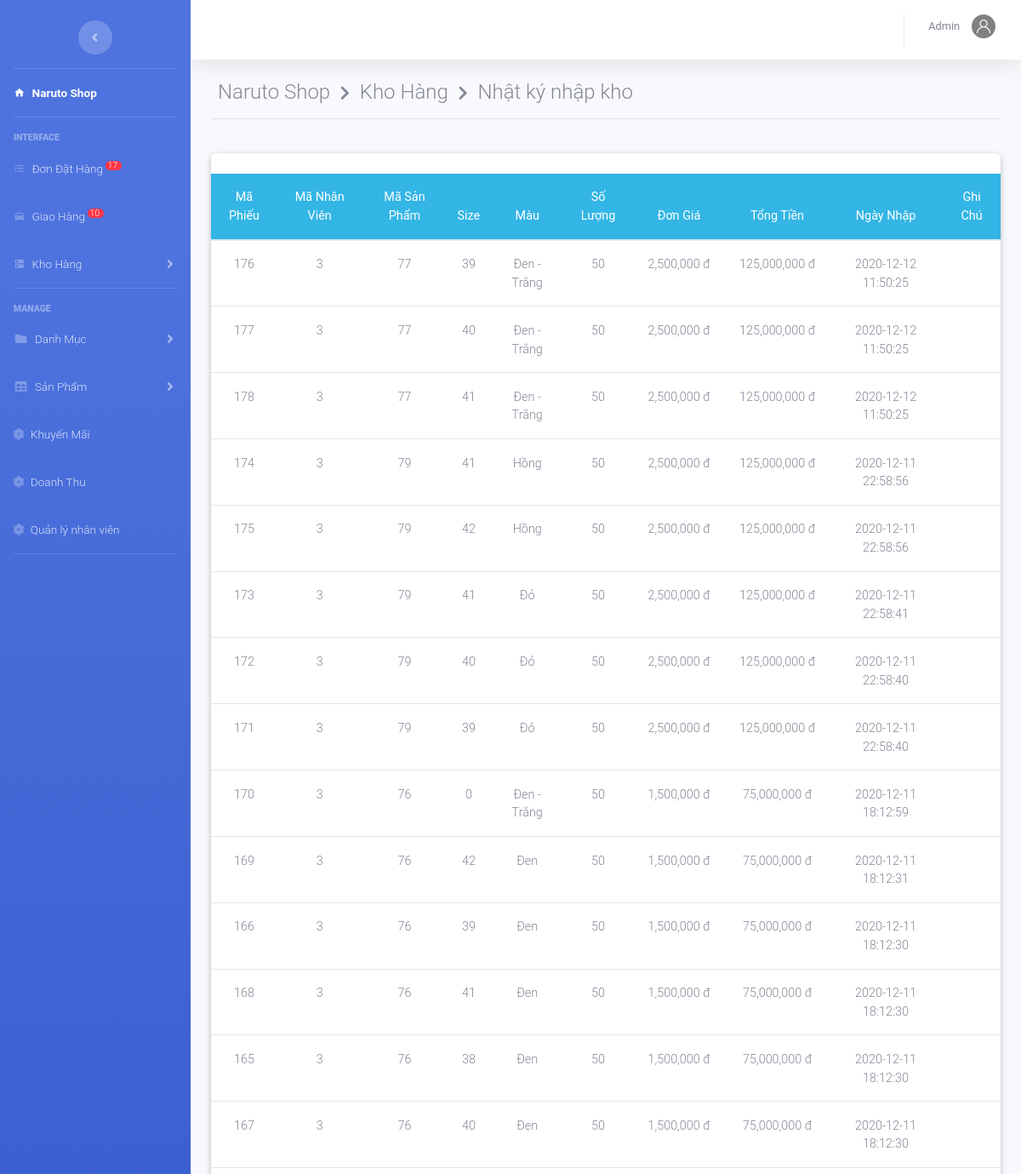
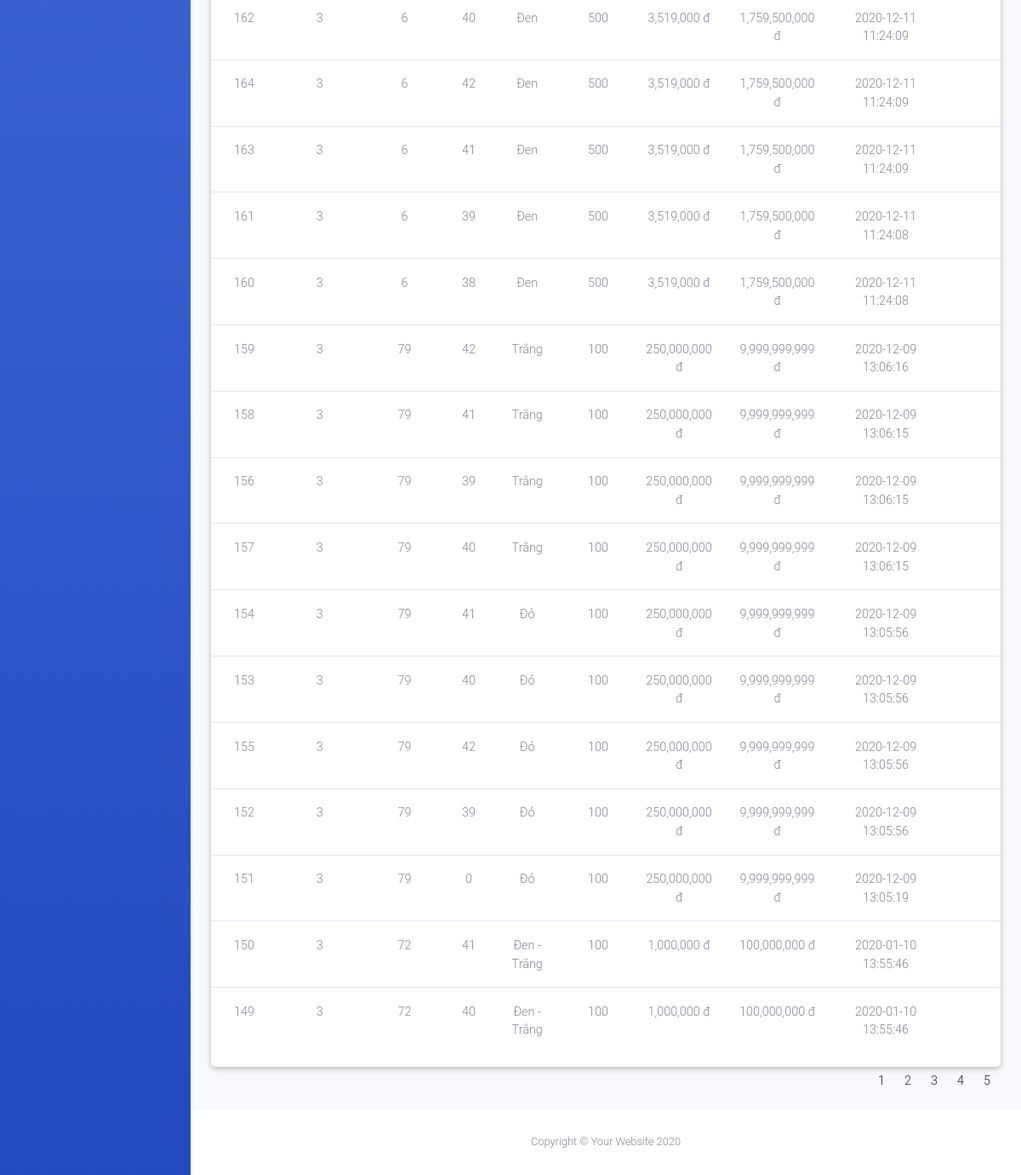
/onishoes/admin/index.php?action=kho&view=nhatky (signed in), run on the app's committed database (2 pictures, top to bottom).
### tables this page shows
CREATE TABLE IF NOT EXISTS `phieunhap` (
  `MaPN` int NOT NULL AUTO_INCREMENT,
  `MaNV` int NOT NULL,
  `MaSP` int NOT NULL,
  `SoLuong` int NOT NULL,
  `DonGia` decimal(10,0) DEFAULT NULL,
  `TongTien` decimal(10,0) NOT NULL,
  `NgayNhap` datetime NOT NULL DEFAULT CURRENT_TIMESTAMP,
  `Note` varchar(100) DEFAULT NULL,
  `Size` int NOT NULL,
  `Mau` varchar(50) NOT NULL,
  PRIMARY KEY (`MaPN`),
  KEY `MaNV` (`MaNV`),
  KEY `MaSP` (`MaSP`)
);

### onishoes/admin/kho/nhatky.php (the view, shortened to what this page needs)
<?php
    if(isset($_GET['trang'])){
        $trang=$_GET['trang'];
    }
    else{ $trang=1;}
    $from =($trang-1)*30;
	$sql="select * from phieunhap Order by NgayNhap DESC limit $from,30";
	$rs=mysqli_query($conn,$sql);
?>
<div class="container-fluid">
	<div class="page-header">
	  <h4 class="page-title">
	     Naruto Shop &#160;<i class="fas fa-chevron-right" style="font-size: 18px"></i>&#160; Kho Hàng &#160;<i class="fas fa-chevron-right" style="font-size: 18px"></i>&#160; Nhật ký nhập kho</h4>
	</div><hr><br>
	<div class="row">
      <div class="col-md-12 grid-margin stretch-card">
        <div class="card">
		<br>
             <table class="table table-hover  text-center " >
				<thead class="badge-info">
					<tr>
						<th>Mã Phiếu</th> <th>Mã Nhân Viên</th><th>Mã Sản Phẩm</th><th>Size</th><th>Màu</th><th>Số Lượng</th><th>Đơn Giá</th><th>Tổng Tiền</th>
						<th>Ngày Nhập</th> <th>Ghi Chú</th>
					</tr>
				</thead>
				<tbody>
			 		<?php
				 	while ($row=mysqli_fetch_array($rs)) { ?>
						<tr>
							<td><?php echo $row['MaPN']; ?></td>
							<td><?php echo $row['MaNV']; ?></td>
							<td><?php echo $row['MaSP']; ?></td>
							<td><?php echo $row['Size']; ?></td>
							<td><?php echo $row['Mau']; ?></td>
							<td><?php echo $row['SoLuong']; ?></td>
							<td><?php echo number_format($row['DonGia']).' đ'; ?></td>
							<td><?php echo number_format($row['TongTien']).' đ'; ?></td>
							<td><?php echo $row['NgayNhap']; ?></td>
							<td><?php echo $row['Note']; ?></td>
						</tr>
		 			<?php	} ?>
				</tbody>
			</table>
            </div>
          </div>
      </div>
      <div class="row m-auto">
				<?php
					$ds_spn1b="select * from phieunhap Order by NgayNhap DESC";
		            $query_dssp2=mysqli_query($conn,$ds_spn1b);
		            $sosp=mysqli_num_rows($query_dssp2);
		            $sotrang = ceil($sosp/30); ?>
			     	<ul class="pagination justify-content-center">
				         <?php for($x=1;$x<=$sotrang;$x++){ ?>
							          <li class="page-item">
							          	  <a class="page-link " href="index.php?action=kho&view=nhatky&trang=<?php echo $x ?>"><?php echo $x ;?></a>
							          </li>
						  <?php
						      } ?>
			      	</ul>
			</div>
</div>

### data on the page
phieunhap: MaPN "176", MaNV "3", MaSP "77", Size "39", Mau "Đen - Trắng", SoLuong "50", DonGia "2,500,000", TongTien "125,000,000", NgayNhap "2020-12-12 11:50:25"
phieunhap: MaPN "177", MaNV "3", MaSP "77", Size "40", Mau "Đen - Trắng", SoLuong "50", DonGia "2,500,000", TongTien "125,000,000", NgayNhap "2020-12-12 11:50:25"
phieunhap: MaPN "178", MaNV "3", MaSP "77", Size "41", Mau "Đen - Trắng", SoLuong "50", DonGia "2,500,000", TongTien "125,000,000", NgayNhap "2020-12-12 11:50:25"
phieunhap: MaPN "174", MaNV "3", MaSP "79", Size "41", Mau "Hồng", SoLuong "50", DonGia "2,500,000", TongTien "125,000,000", NgayNhap "2020-12-11 22:58:56"
phieunhap: MaPN "175", MaNV "3", MaSP "79", Size "42", Mau "Hồng", SoLuong "50", DonGia "2,500,000", TongTien "125,000,000", NgayNhap "2020-12-11 22:58:56"
phieunhap: MaPN "173", MaNV "3", MaSP "79", Size "41", Mau "Đỏ", SoLuong "50", DonGia "2,500,000", TongTien "125,000,000", NgayNhap "2020-12-11 22:58:41"
phieunhap: MaPN "172", MaNV "3", MaSP "79", Size "40", Mau "Đỏ", SoLuong "50", DonGia "2,500,000", TongTien "125,000,000", NgayNhap "2020-12-11 22:58:40"
phieunhap: MaPN "171", MaNV "3", MaSP "79", Size "39", Mau "Đỏ", SoLuong "50", DonGia "2,500,000", TongTien "125,000,000", NgayNhap "2020-12-11 22:58:40"
phieunhap: MaPN "170", MaNV "3", MaSP "76", Size "0", Mau "Đen - Trắng", SoLuong "50", DonGia "1,500,000", TongTien "75,000,000", NgayNhap "2020-12-11 18:12:59"
phieunhap: MaPN "169", MaNV "3", MaSP "76", Size "42", Mau "Đen", SoLuong "50", DonGia "1,500,000", TongTien "75,000,000", NgayNhap "2020-12-11 18:12:31"
phieunhap: MaPN "166", MaNV "3", MaSP "76", Size "39", Mau "Đen", SoLuong "50", DonGia "1,500,000", TongTien "75,000,000", NgayNhap "2020-12-11 18:12:30"
phieunhap: MaPN "168", MaNV "3", MaSP "76", Size "41", Mau "Đen", SoLuong "50", DonGia "1,500,000", TongTien "75,000,000", NgayNhap "2020-12-11 18:12:30"
phieunhap: MaPN "165", MaNV "3", MaSP "76", Size "38", Mau "Đen", SoLuong "50", DonGia "1,500,000", TongTien "75,000,000", NgayNhap "2020-12-11 18:12:30"
phieunhap: MaPN "167", MaNV "3", MaSP "76", Size "40", Mau "Đen", SoLuong "50", DonGia "1,500,000", TongTien "75,000,000", NgayNhap "2020-12-11 18:12:30"
phieunhap: MaPN "162", MaNV "3", MaSP "6", Size "40", Mau "Đen", SoLuong "500", DonGia "3,519,000", TongTien "1,759,500,000", NgayNhap "2020-12-11 11:24:09"
phieunhap: MaPN "164", MaNV "3", MaSP "6", Size "42", Mau "Đen", SoLuong "500", DonGia "3,519,000", TongTien "1,759,500,000", NgayNhap "2020-12-11 11:24:09"
phieunhap: MaPN "163", MaNV "3", MaSP "6", Size "41", Mau "Đen", SoLuong "500", DonGia "3,519,000", TongTien "1,759,500,000", NgayNhap "2020-12-11 11:24:09"
phieunhap: MaPN "161", MaNV "3", MaSP "6", Size "39", Mau "Đen", SoLuong "500", DonGia "3,519,000", TongTien "1,759,500,000", NgayNhap "2020-12-11 11:24:08"
phieunhap: MaPN "160", MaNV "3", MaSP "6", Size "38", Mau "Đen", SoLuong "500", DonGia "3,519,000", TongTien "1,759,500,000", NgayNhap "2020-12-11 11:24:08"
phieunhap: MaPN "159", MaNV "3", MaSP "79", Size "42", Mau "Trắng", SoLuong "100", DonGia "250,000,000", TongTien "9,999,999,999", NgayNhap "2020-12-09 13:06:16"
phieunhap: MaPN "158", MaNV "3", MaSP "79", Size "41", Mau "Trắng", SoLuong "100", DonGia "250,000,000", TongTien "9,999,999,999", NgayNhap "2020-12-09 13:06:15"
phieunhap: MaPN "156", MaNV "3", MaSP "79", Size "39", Mau "Trắng", SoLuong "100", DonGia "250,000,000", TongTien "9,999,999,999", NgayNhap "2020-12-09 13:06:15"
phieunhap: MaPN "157", MaNV "3", MaSP "79", Size "40", Mau "Trắng", SoLuong "100", DonGia "250,000,000", TongTien "9,999,999,999", NgayNhap "2020-12-09 13:06:15"
phieunhap: MaPN "154", MaNV "3", MaSP "79", Size "41", Mau "Đỏ", SoLuong "100", DonGia "250,000,000", TongTien "9,999,999,999", NgayNhap "2020-12-09 13:05:56"
phieunhap: MaPN "153", MaNV "3", MaSP "79", Size "40", Mau "Đỏ", SoLuong "100", DonGia "250,000,000", TongTien "9,999,999,999", NgayNhap "2020-12-09 13:05:56"
phieunhap: MaPN "155", MaNV "3", MaSP "79", Size "42", Mau "Đỏ", SoLuong "100", DonGia "250,000,000", TongTien "9,999,999,999", NgayNhap "2020-12-09 13:05:56"
phieunhap: MaPN "152", MaNV "3", MaSP "79", Size "39", Mau "Đỏ", SoLuong "100", DonGia "250,000,000", TongTien "9,999,999,999", NgayNhap "2020-12-09 13:05:56"
phieunhap: MaPN "151", MaNV "3", MaSP "79", Size "0", Mau "Đỏ", SoLuong "100", DonGia "250,000,000", TongTien "9,999,999,999", NgayNhap "2020-12-09 13:05:19"
phieunhap: MaPN "150", MaNV "3", MaSP "72", Size "41", Mau "Đen - Trắng", SoLuong "100", DonGia "1,000,000", TongTien "100,000,000", NgayNhap "2020-01-10 13:55:46"
phieunhap: MaPN "149", MaNV "3", MaSP "72", Size "40", Mau "Đen - Trắng", SoLuong "100", DonGia "1,000,000", TongTien "100,000,000", NgayNhap "2020-01-10 13:55:46"

### other printed values
$dem "17"
$dem "10"
$nv['TenNV'] "Admin"
